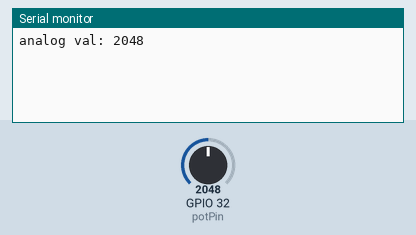
This sketch was run on a simulated ESP32. On the bench: the last lines printed to the serial monitor. The inputs (shaded band) are chosen by the test bench; at power-on: GPIO 32 (potPin) = 2048.

Above: at 2.2 s.
2.3 s: GPIO 32 (potPin) set to 2866
At 3.4 s:
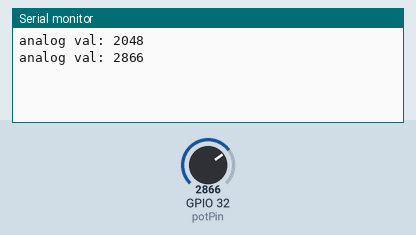
5.0 s: GPIO 32 (potPin) set to 3603
At 6.1 s:
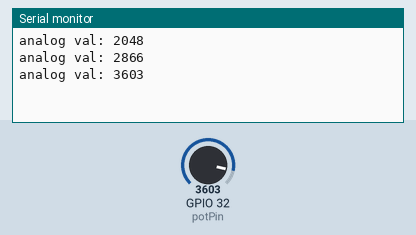
Timing chart, 0 to 8.0 s (numbered marks = the images above; inputs shaded):
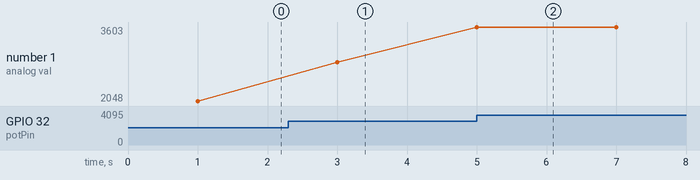

The sketch:

DS18x20_Temperature.ino
```cpp
#include <driver/adc.h>


const int potPin = 32;


int potValue = 0;
int humVal = 0;

int wetValue = 0;//to wet
int dryValue = 0;//to dry


void setup() {

adc1_config_width(ADC_WIDTH_BIT_12);

adc1_config_channel_atten(ADC1_CHANNEL_4,ADC_ATTEN_DB_0); //ADC1_CHANNEL_4 = pin 32
adc1_config_channel_atten(ADC1_CHANNEL_5,ADC_ATTEN_DB_0);
pinMode(ADC1_CHANNEL_4, INPUT_PULLDOWN);
pinMode(ADC1_CHANNEL_5, INPUT_PULLDOWN);


  Serial.begin(115200);
  delay(1000);
}

void loop() {
  // Reading potentiometer value
  potValue = analogRead(potPin);
  Serial.print("analog val: ");
  Serial.println(potValue);

  //humVal = map(potValue, dryValue, wetValue, 1, 99);
  //humVal = map(potValue, 4095, 0, 1, 99);
  //Serial.println(potValue);
  //Serial.println(humVal);

  delay(2000);

}
```

Measured:
- after the input at 2.3 s, the serial monitor: prints a new line after 0.70 s (image 1)
- after the input at 5.0 s, the serial monitor: prints a new line at once (image 2)
- plotted number 1: 2048 → 2866 after the input at 2.3 s, 2866 → 3603 after the input at 5.0 s
